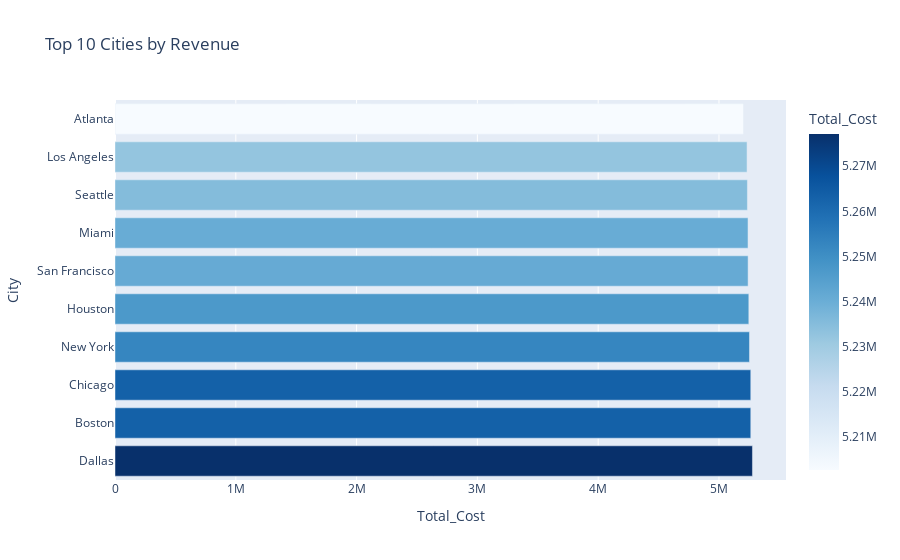

Source (notebook cell):
### Markdown cell above
🔹 Q2. Which cities generate the most revenue?

### Code cell
city_revenue = (
    df.groupby("City")["Total_Cost"]
    .sum()
    .sort_values(ascending=False)
    .head(10)
    .reset_index()
)

fig = px.bar(
    city_revenue,
    x="Total_Cost",
    y="City",
    orientation="h",
    title="Top 10 Cities by Revenue",
    color="Total_Cost",
    color_continuous_scale="Blues"
)
fig.show()

### Figure 1 — Plotly figure (JSON) as saved in the notebook; plotly's stock layout.template omitted (floating-point values rounded to 4 significant figures)
{"data": [{"hovertemplate": "Total_Cost=%{marker.color}<br>City=%{y}<extra></extra>", "legendgroup": "", "marker": {"color": [5277000.0, 5263000.0, 5263000.0, 5252000.0, 5247000.0, 5241000.0, 5240000.0, 5235000.0, 5232000.0, 5203000.0], "coloraxis": "coloraxis", "pattern": {"shape": ""}}, "name": "", "orientation": "h", "showlegend": false, "textposition": "auto", "type": "bar", "x": [5277000.0, 5263000.0, 5263000.0, 5252000.0, 5247000.0, 5241000.0, 5240000.0, 5235000.0, 5232000.0, 5203000.0], "xaxis": "x", "y": ["Dallas", "Boston", "Chicago", "New York", "Houston", "San Francisco", "Miami", "Seattle", "Los Angeles", "Atlanta"], "yaxis": "y"}], "layout": {"barmode": "relative", "coloraxis": {"colorbar": {"title": {"text": "Total_Cost"}}, "colorscale": [[0, "rgb(247,251,255)"], [0.125, "rgb(222,235,247)"], [0.25, "rgb(198,219,239)"], [0.375, "rgb(158,202,225)"], [0.5, "rgb(107,174,214)"], [0.625, "rgb(66,146,198)"], [0.75, "rgb(33,113,181)"], [0.875, "rgb(8,81,156)"], [1, "rgb(8,48,107)"]]}, "legend": {"tracegroupgap": 0}, "title": {"text": "Top 10 Cities by Revenue"}, "xaxis": {"anchor": "y", "domain": [0, 1], "title": {"text": "Total_Cost"}}, "yaxis": {"anchor": "x", "domain": [0, 1], "title": {"text": "City"}}}}
